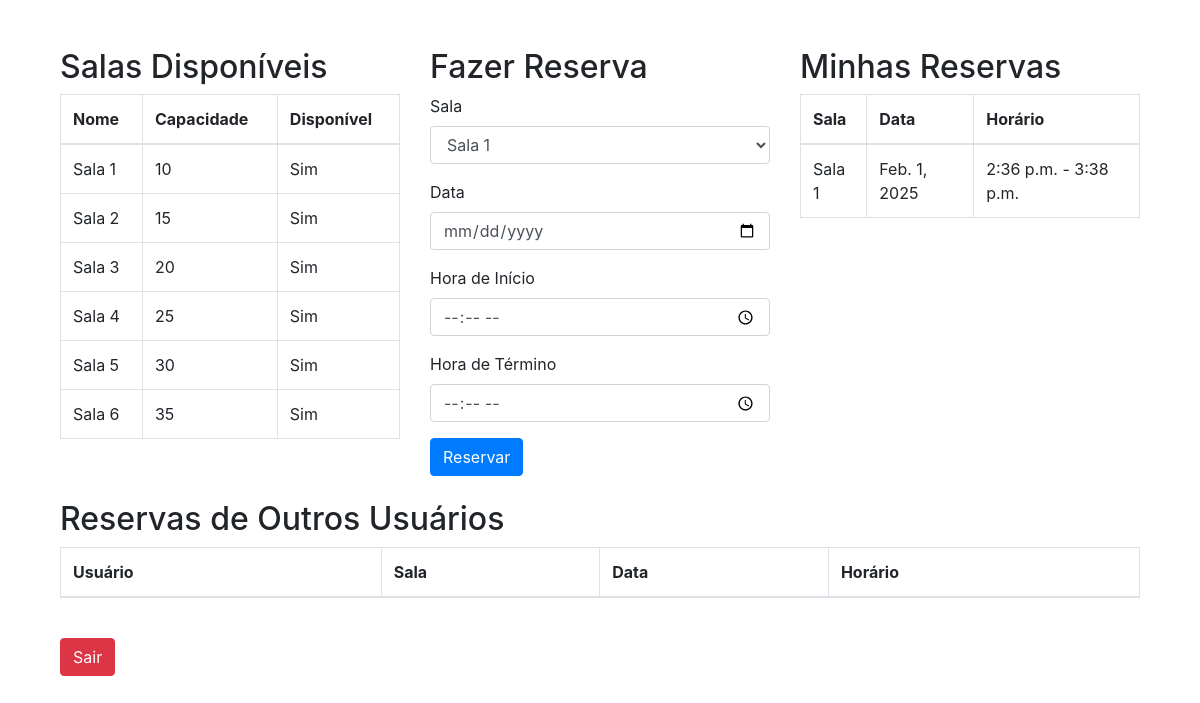
Page /dashboard/ (signed in) on the earlier database version.
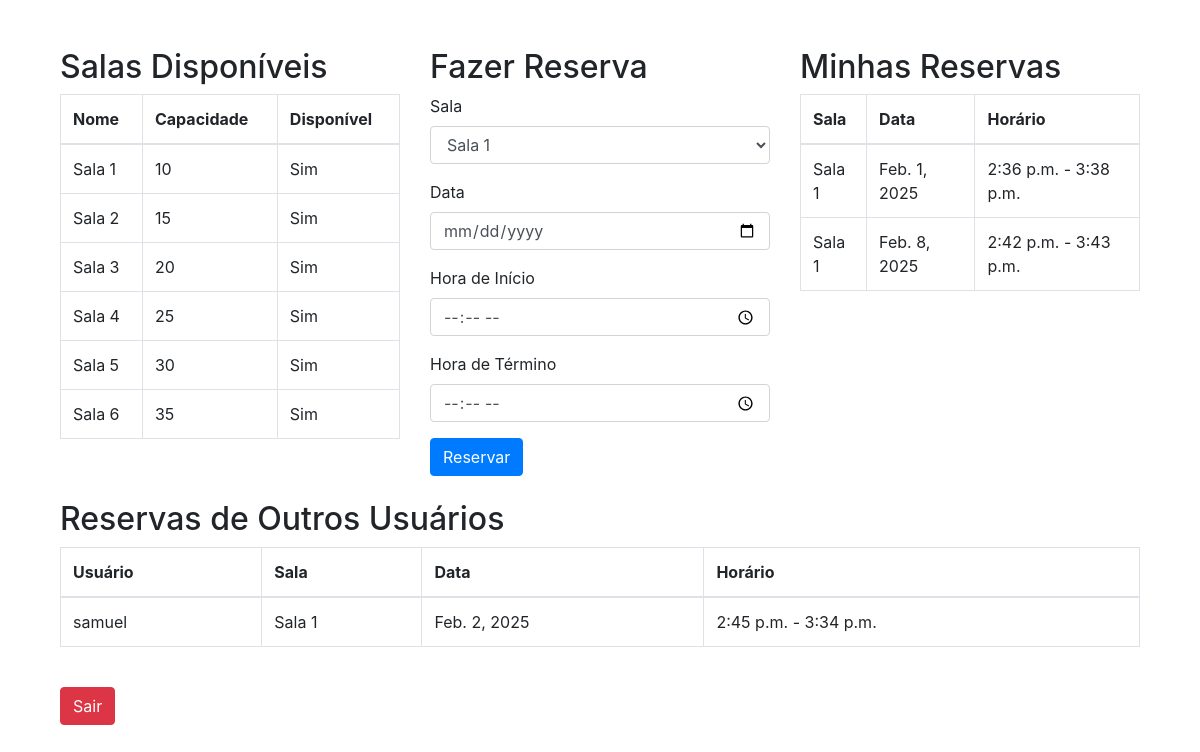
Same page on the later database version.
### reservas/models.py (models this page shows, shortened)
class Sala(models.Model):
    nome = models.CharField(max_length=100, unique=True)
    capacidade = models.PositiveIntegerField()
    disponivel = models.BooleanField(default=True)

class Reserva(models.Model):
    usuario = models.ForeignKey(User, on_delete=models.CASCADE)
    sala = models.ForeignKey(Sala, on_delete=models.CASCADE)
    data = models.DateField()
    hora_inicio = models.TimeField()
    hora_fim = models.TimeField()

### users/views.py (the view)
# urls.py: path('dashboard/', views.dashboard_view, name='dashboard'),
@login_required
def dashboard_view(request):
    if not request.user.is_authenticated:
        return redirect('login')
    salas = Sala.objects.all()
    minhas_reservas = Reserva.objects.filter(usuario=request.user)
    outras_reservas = Reserva.objects.exclude(usuario=request.user)
    return render(request, 'users/dashboard.html', {
        'user': request.user,
        'salas': salas,
        'minhas_reservas': minhas_reservas,
        'outras_reservas': outras_reservas,
    })

### users/templates/users/dashboard.html (shortened to what this page needs)
{% extends 'users/base.html' %}
{% block content %}
<div class="container mt-5">
    <div class="row">
        <div class="col-md-4">
            <h2>Salas Disponíveis</h2>
            <table class="table table-bordered">
                <thead>
                    <tr>
                        <th>Nome</th>
                        <th>Capacidade</th>
                        <th>Disponível</th>
                    </tr>
                </thead>
                <tbody>
                    {% for sala in salas %}
                    <tr>
                        <td>{{ sala.nome }}</td>
                        <td>{{ sala.capacidade }}</td>
                        <td>{{ sala.disponivel|yesno:"Sim,Não" }}</td>
                    </tr>
                    {% endfor %}
                </tbody>
            </table>
        </div>
        <div class="col-md-4">
            <h2>Fazer Reserva</h2>
            <form method="post" action="{% url 'criar_reserva' %}">
                <div class="form-group">
                    <label for="sala">Sala</label>
                    <select class="form-control" id="sala" name="sala" required>
                        {% for sala in salas %}
                        <option value="{{ sala.id }}">{{ sala.nome }}</option>
                        {% endfor %}
                    </select>
                </div>
                <div class="form-group">
                    <label for="data">Data</label>
                    <input type="date" class="form-control" id="data" name="data" required>
                </div>
                <div class="form-group">
                    <label for="hora_inicio">Hora de Início</label>
                    <input type="time" class="form-control" id="hora_inicio" name="hora_inicio" required>
                </div>
                <div class="form-group">
                    <label for="hora_fim">Hora de Término</label>
                    <input type="time" class="form-control" id="hora_fim" name="hora_fim" required>
                </div>
                <button type="submit" class="btn btn-primary">Reservar</button>
            </form>
        </div>
        <div class="col-md-4">
            <h2>Minhas Reservas</h2>
            <table class="table table-bordered">
                <thead>
                    <tr>
                        <th>Sala</th>
                        <th>Data</th>
                        <th>Horário</th>
                    </tr>
                </thead>
                <tbody>
                    {% for reserva in minhas_reservas %}
                    <tr>
                        <td>{{ reserva.sala.nome }}</td>
                        <td>{{ reserva.data }}</td>
                        <td>{{ reserva.hora_inicio }} - {{ reserva.hora_fim }}</td>
                    </tr>
                    {% endfor %}
                </tbody>
            </table>
        </div>
    </div>
    <div class="row mt-4">
        <div class="col-md-12">
            <h2>Reservas de Outros Usuários</h2>
            <table class="table table-bordered">
                <thead>
                    <tr>
                        <th>Usuário</th>
                        <th>Sala</th>
                        <th>Data</th>
                        <th>Horário</th>
                    </tr>
                </thead>
                <tbody>
                    {% for reserva in outras_reservas %}
                    <tr>
                        <td>{{ reserva.usuario.username }}</td>
                        <td>{{ reserva.sala.nome }}</td>
                        <td>{{ reserva.data }}</td>
                        <td>{{ reserva.hora_inicio }} - {{ reserva.hora_fim }}</td>
                    </tr>
                    {% endfor %}
                </tbody>
            </table>
        </div>
    </div>
    <div class="row mt-4">
        <div class="col-md-12">
            <a href="{% url 'logout' %}" class="btn btn-danger">Sair</a>
        </div>
    </div>
</div>
{% endblock %}

### users/templates/users/base.html (shortened to what this page needs)
<!DOCTYPE html>
<html lang="en">
<head>
    <link href="https://stackpath.bootstrapcdn.com/bootstrap/4.5.2/css/bootstrap.min.css" rel="stylesheet">
</head>
<body>
    <div class="container">
        {% block content %}
        {% endblock %}
    </div>
</body>
</html>

Differences in the rows shown:
added Reserva: sala.nome "Sala 1", data "Feb. 8, 2025", hora_inicio "2:42 p.m.", hora_fim "3:43 p.m.", shown under "Minhas Reservas"
added Reserva: usuario.username "samuel", sala.nome "Sala 1", data "Feb. 2, 2025", hora_inicio "2:45 p.m.", hora_fim "3:34 p.m.", shown under "Reservas de Outros Usuários"
